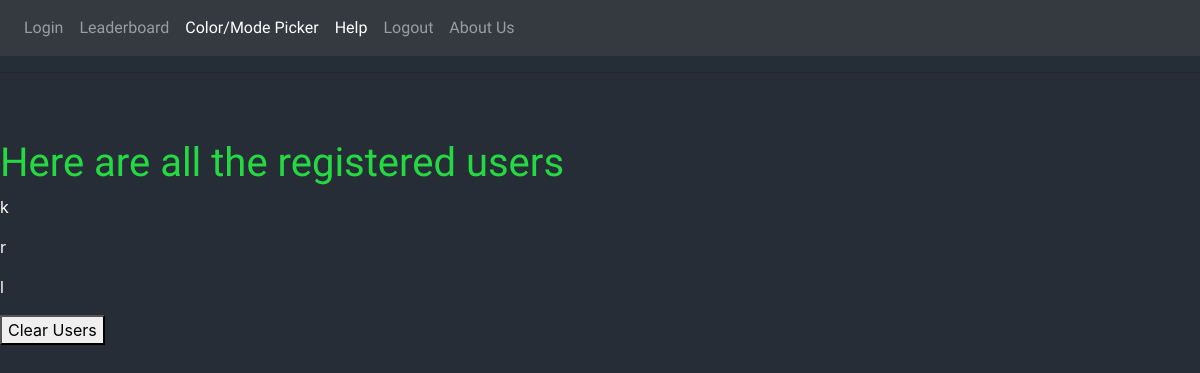
The page /adminpanel on the database as committed earlier.
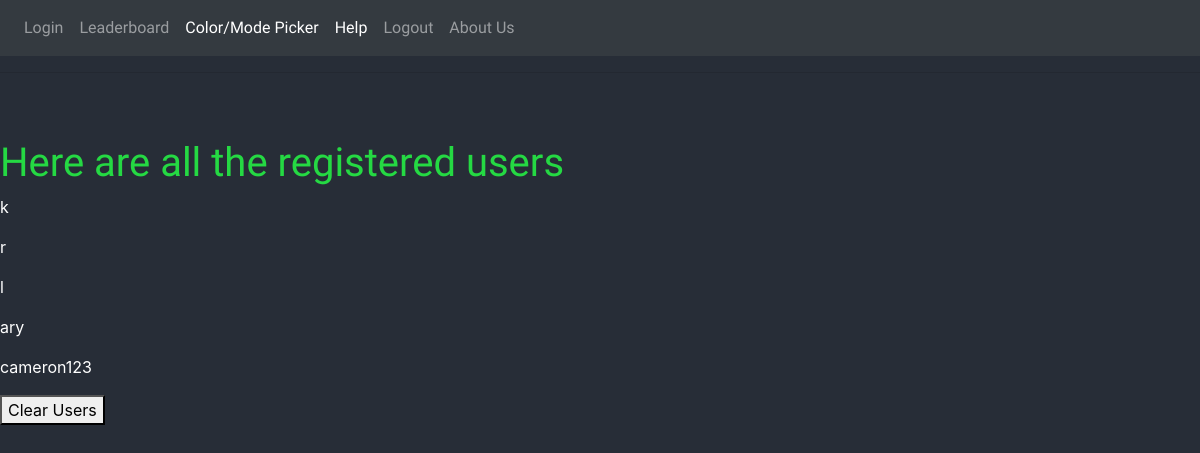
The same page on the database as committed later.
### mygame/models.py (models this page shows, shortened)
class User(UserMixin, db.Model):
    id = db.Column(db.Integer, primary_key=True)
    username = db.Column(db.String(64), index=True, unique=True)
    userscore = db.Column(db.Integer, default=0)
    blackscore = db.Column(db.Integer, default=0)
    hardscore = db.Column(db.Integer, default=0)
    password_hash = db.Column(db.String(128))
    posts = db.relationship('Post', backref='author', lazy='dynamic')

### mygame/routes.py (the view)
@app.route('/adminpanel')
def admin():
    users = User.query.all()
    return render_template('adminpanel.html', title='Admin Page', users=users)

### mygame/templates/adminpanel.html
{% extends "base.html" %}
{% block content %}
    <h1>Here are all the registered users</h1>
    {% for user in users %}
    <div><p>{{ user.username }}</p></div>
    {% endfor %}
    <form action="/adminpanel/" method="post">
      <button name="Clear Users" type="submit"> Clear Users </button>
{% endblock %}:

Rows that differ between the two databases and show on the page:
added User: username "ary"
added User: username "cameron123"
